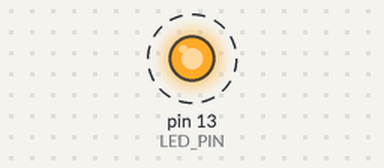
Recording of a sketch running on a simulated Arduino Uno, built with avr-gcc and run on an emulated ATmega328P. Shown: output pins drawn as LEDs (lit = HIGH). Dashed ring = blinking.

Above: at 0.05 s.
Timing chart, 0 to 3.0 s (numbered marks = the images above):
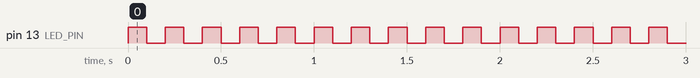

The sketch:

eeprom_boot.ino
```cpp
// eeprom_boot: reads one byte from the data EEPROM at start-up and uses it to pick the
// blink rate of the LED on PB5 (pin 13).
// Target: ATmega328P at 16 MHz. The data EEPROM is not modelled by the emulator setup,
// so a check of this program gives COULDN'T TELL.

#include <EEPROM.h>

const int LED_PIN = 13; // PB5
unsigned long halfPeriodMs = 250;
bool ledOn = false;

void setup() {
  pinMode(LED_PIN, OUTPUT);
  byte stored = EEPROM.read(0);
  // An erased chip reads 0xFF: blink fast. Any stored value: blink slowly.
  halfPeriodMs = (stored == 0xFF) ? 100 : 250;
}

void loop() {
  ledOn = !ledOn;
  digitalWrite(LED_PIN, ledOn ? HIGH : LOW);
  delay(halfPeriodMs);
}
```

Measured:
- by itself, pin 13 (LED_PIN): alternates HIGH for 0.10 s and LOW for 0.10 s
